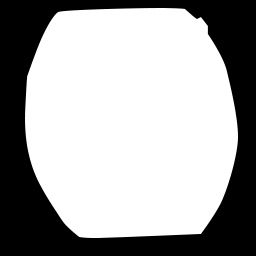
#> input picture eye_mask.png, 256 x 256 px; the run also reads 1 picture not shown here
$ python main4.py .
#> lines starting #> are read from the running program, lines starting #| are printed output that depends on the picture; after the words box and inside, x2 and y2 are one past the last pixel; in counts of white or black regions, pixels touching at a corner belong together
import argparse
import os
import cv2
import numpy as np
from matplotlib import pyplot as plt


def main():
    # parse arguments
    parser = argparse.ArgumentParser()
    parser.add_argument("path", help="Path to the directory containing the images to be processed")
    args = parser.parse_args()

    # get list of files in the directory
    files = os.listdir(args.path)

    # remove any extra files MAC might have put in there
    if ".DS_Store" in files:
        files.remove(".DS_Store")


    # Create a directory to store the results
    # if it exists, overwrite it
    if os.path.exists("Results"):
        # recursively remove the directory called results
        for file in os.listdir("Results"):
            os.remove("Results/" + file)
        os.rmdir("Results")

    os.makedirs("Results")

    # Process each image
    for file in files:
        print("Processing image: ", file)
        try:
            orig_img = cv2.imread(args.path + "/" + file)
#> orig_img is the input picture: shape (256, 256, 3); min 0, max 255, mean 163.8
            #show_image(orig_img, "original image")

            img = add_in_painting(orig_img)

            img = gamma_correction(img)

            # experimental method I made to try and remove dark patches of noise
            img = dark_noise_replacement(img)

            img = clahe(img)

            img = median_filter(img)

            img = fix_perspective(img)

            #show_image(img, "final image")
            #if cv2.waitKey(0) & 0xFF == ord('q'):
                #break

            cv2.imwrite("Results/" + file, img)

        # print exception and continue
        except Exception as e:
            print("Exception: ", e)
            continue


def show_image(img, name="image"):
    cv2.imshow(name, img)
    return

def add_in_painting(img):
    # load mask of the hole to fill
    mask = cv2.imread("inpaint_mask.jpg", cv2.IMREAD_GRAYSCALE)
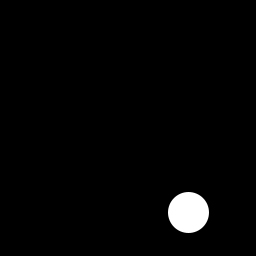
#> input picture inpaint_mask.jpg, 256 x 256 px
#> mask is the input picture: shape (256, 256); min 0, max 255, mean 5.1
    img = img.astype(np.uint8)
    mask = mask.astype(np.uint8)

    # paint the hole using inpainting
    img = cv2.inpaint(img,mask,3,cv2.INPAINT_NS)

    return img

def dark_noise_replacement(img):
    eye_mask = cv2.imread("eye_mask.png", cv2.IMREAD_GRAYSCALE)
#> eye_mask: shape (256, 256); min 0, max 255, mean 163.8
    img = cv2.bitwise_and(img, img, mask=eye_mask)

    # convert to ycrcb
    ycrcb_img = cv2.cvtColor(img, cv2.COLOR_BGR2YCrCb)
#> ycrcb_img: shape (256, 256, 3); mean of channels 0, 1, 2 163.9, 128, 128

    # for all brightness values less than 25, make a mask that includes them
    mask = cv2.inRange(ycrcb_img[:,:,0], 0, 25)
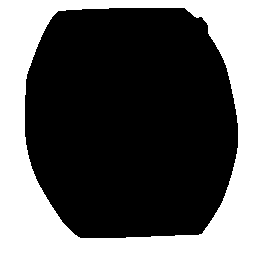
#> mask: shape (256, 256); 35.3% white; 1 white region, box (x1, y1, x2, y2) and area: (0, 0, 256, 256) 23128
    # now apply a mask to the image to ensure that it is only pixels on the eye
    mask = cv2.bitwise_and(mask, eye_mask)
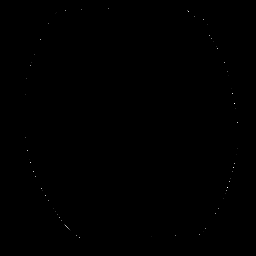
#> mask: shape (256, 256); min 0, max 14, mean 0.00668; drawn with min black and max white

    # display the mask to make sure it is correct
    #show_image(mask, "mask")

    # paint anything in that mask using inpainting
    img = cv2.inpaint(img,mask,10,cv2.INPAINT_NS)
    return img


def plot_histogram(img, file_name, gray_scale = False):
    #https://docs.opencv.org/3.4/d1/db7/tutorial_py_histogram_begins.html
    # used for plotting the histogram

    plt.rcParams.update({'font.size': 15})

    if (gray_scale):
        cv2.cvtColor(img, cv2.COLOR_BGR2GRAY)
        hist = cv2.calcHist([img],[0],None,[256],[0,256])
        plt.plot(hist)
    else:
        color = ('b','g','r')
        for i,col in enumerate(color):
            hist = cv2.calcHist([img],[i],None,[256],[0,256])
            plt.plot(hist,color = col)

    plt.xlim([0,256])
    plt.ylabel("Count")
    plt.xlabel("Pixel Value")
    plt.title("Histogram of " + file_name)
    plt.show()
    return


# taken from https://github.com/atapour/ip-python-opencv/blob/main/gamma_correction.py
def gamma_correction(img, gamma=0.8):
    img = ((np.power(img/255, gamma))*255).astype('uint8')

    return img


# help from https://docs.opencv.org/4.x/da/d6e/tutorial_py_geometric_transformations.html
# and https://medium.com/analytics-vidhya/opencv-perspective-transformation-9edffefb2143
def fix_perspective(img):
    rows, cols = img.shape[:2]

    src_points = np.float32([[25,125], [235,115], [125,9], [143,235]])

    '''
    CODE TO DRAW THE POINTS ON THE IMAGE
    for point in src_points:
        get the x and y coordinates of the point
        x = int(point[0])
        y = int(point[1])
        img = cv2.circle(img, (x,y), radius=3, color=(0, 255, 0), thickness=-1,)


    '''
    dst_points = np.float32([[10,125], [240,125], [130,23], [130,232]])
    projective_matrix = cv2.getPerspectiveTransform(src_points, dst_points)

    # return the image with the perspective transform applied
    return cv2.warpPerspective(img, projective_matrix, (cols,rows))


def median_filter(img):
    img = cv2.medianBlur(img,3)
    return img

def equalize_histogram(img):
    # credit to https://www.etutorialspoint.com/index.php/311-python-opencv-histogram-equalization
    # https://stackoverflow.com/questions/31998428/opencv-python-equalizehist-colored-image

    # convert from RGB color-space to YCrCb
    ycrcb_img = cv2.cvtColor(img, cv2.COLOR_BGR2YCrCb)

    # equalize the histogram of the Y channel
    ycrcb_img[:, :, 0] = cv2.equalizeHist(ycrcb_img[:, :, 0])

    # convert back to RGB color-space from YCrCb
    img = cv2.cvtColor(ycrcb_img, cv2.COLOR_YCrCb2BGR)
    return img

def clahe(img, clipLimit=1, tileGridSize=(3, 3)):

    # convert from RGB color-space to YCrCb
#> called with clipLimit = 1, tileGridSize = (3, 3)
    ycrcb_img = cv2.cvtColor(img, cv2.COLOR_BGR2YCrCb)
#> ycrcb_img: shape (256, 256, 3); mean of channels 0, 1, 2 164, 128, 128

    # apply CLAHE to the Y channel
    clahe = cv2.createCLAHE(clipLimit, tileGridSize)
    ycrcb_img[:, :, 0] = clahe.apply(ycrcb_img[:, :, 0])
#> ycrcb_img: shape (256, 256, 3); mean of channels 0, 1, 2 164.7, 128, 128

    # convert back to RGB color-space from YCrCb
    img = cv2.cvtColor(ycrcb_img, cv2.COLOR_YCrCb2BGR)

    return img


if __name__ == "__main__":
    main()
#> in fix_perspective, `return cv2.warpPerspective(img, projective_matrix, (cols,rows))`:
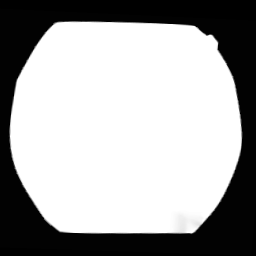
#> returned value: shape (256, 256, 3); min 0, max 255, mean 166
